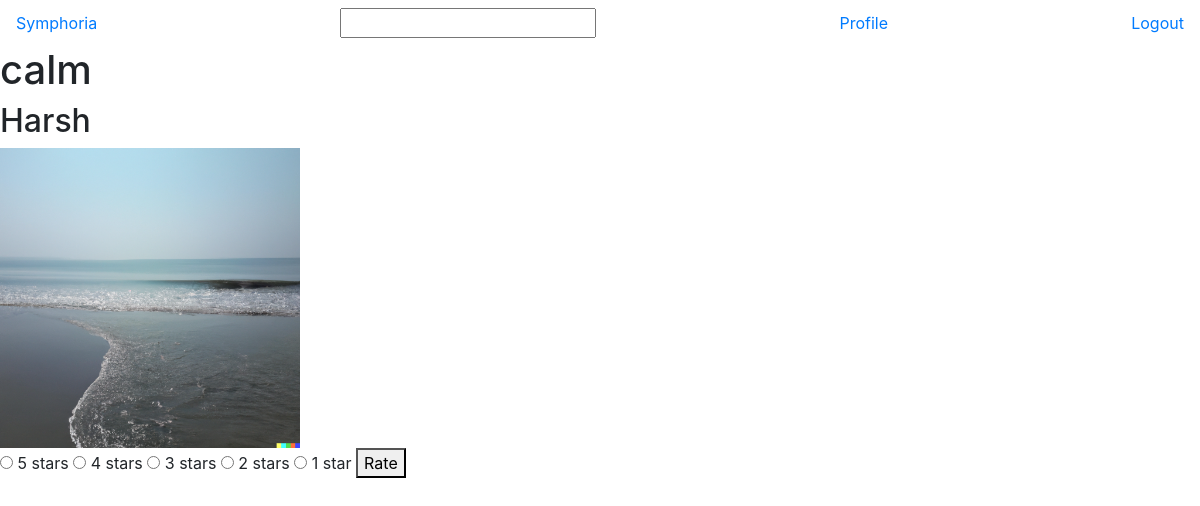
Page /song/1/rate (signed in) on the committed database.
### models.py (models this page shows, shortened)
class Song(db.Model):
    id = db.Column(db.Integer, primary_key=True)
    name = db.Column(db.String(255), nullable=False)
    lyrics = db.Column(db.Text)
    release_date = db.Column(db.Date)
    genre = db.Column(db.String(64))
    flag = db.Column(db.Boolean, default=False)
    thumbnail = db.Column(db.String(255), nullable=False, unique=True)
    music_src = db.Column(db.String(255), nullable=False, unique=True)
    artist_id = db.Column(db.Integer, db.ForeignKey('user.id'), nullable=False)

class User(db.Model):
    id = db.Column(db.Integer, primary_key=True)
    username = db.Column(db.String(32), unique=True, nullable=False)
    passhash = db.Column(db.String(512), nullable=False)
    name = db.Column(db.String(64), nullable=False)
    role = db.Column(db.String(20), nullable=False)
    blacklist = db.Column(db.Boolean, default=False)
    albums = db.relationship('Album', backref='artist', lazy=True)
    songs = db.relationship('Song', backref='artist', lazy=True)
    playlists = db.relationship('Playlist', backref='user', lazy=True)
    admins = db.relationship('Admin', backref='user', lazy=True)
    @property
    def password(self):
        raise AttributeError('Password is not a readable attribute')

### routes.py (the view)
@app.route('/song/<song_id>/rate', methods=['GET','POST'])
@is_blacklist
def rate_song(song_id):
    if 'user_id' not in session:
        flash('Please log in', 'info')
        return redirect(url_for('login'))
    else:
        if request.method == 'POST':
            new_rating = request.form.get('rating')
            song = Song.query.filter_by(id=song_id).first()
            user = User.query.filter_by(id=session['user_id']).first()
            if Rating.query.filter_by(song_id=song_id, user_id=session['user_id']).first() is not None:
                old_rating = Rating.query.filter_by(song_id=song_id, user_id=session['user_id']).first()
                old_rating.rating_value = new_rating
                db.session.commit()
                flash('Song rated', 'info')
                return redirect(url_for('song_view', song_id=song_id))
            rating = Rating(song_id=song.id, user_id=user.id, rating_value=new_rating)
            db.session.add(rating)
            db.session.commit()
            flash('Song rated', 'info')
            return redirect(url_for('song_view', song_id=song_id))
        else:
            song = Song.query.filter_by(id=song_id).first()
            rating = Rating.query.filter_by(song_id=song_id, user_id=session['user_id']).first()
            return render_template('rate_song.html', song=song, rating=rating)

### routes.py (called while the page is built)
def is_blacklist(f):
    @wraps(f)
    def decorated_function(*args, **kwargs):
        if 'user_id' in session:
            user = User.query.filter_by(id=session['user_id']).first()
            if user and user.blacklist:
                flash('You are blacklisted', 'info')
                return redirect(url_for('logout'))
        return f(*args, **kwargs)
    return decorated_function

### templates/rate_song.html (shortened to what this page needs)
{% extends 'layout.html' %}
{% block content %}
    <nav class="navbar">
        <a href="/">Symphoria</a>
        <input type="text">
        <a href="/profile">Profile</a>
        <a href="/logout">Logout</a>
    </nav>
    <div class="info">
        <h1>{{ song.name }}</h1>
        <h2>{{ song.artist.name }}</h2>
        <img src="{{ url_for('static', filename='uploads/song_thumbnails/' + song.thumbnail) }}" alt="">
        <form action="/song/{{ song.id }}/rate" method="POST">
            <input type="radio" id="star5" name="rating" value="5" />
            <label for="star5" title="5 stars">5 stars</label>
            <input type="radio" id="star4" name="rating" value="4" />
            <label for="star4" title="4 stars">4 stars</label>
            <input type="radio" id="star3" name="rating" value="3" />
            <label for="star3" title="3 stars">3 stars</label>
            <input type="radio" id="star2" name="rating" value="2" />
            <label for="star2" title="2 stars">2 stars</label>
            <input type="radio" id="star1" name="rating" value="1" />
            <label for="star1" title="1 star">1 star</label>
            <button type="submit">Rate</button>
        </form>
    </div>
{% endblock %}

### rows in the picture
Song: name "calm", thumbnail (picture)
User: artist.name "Harsh"
